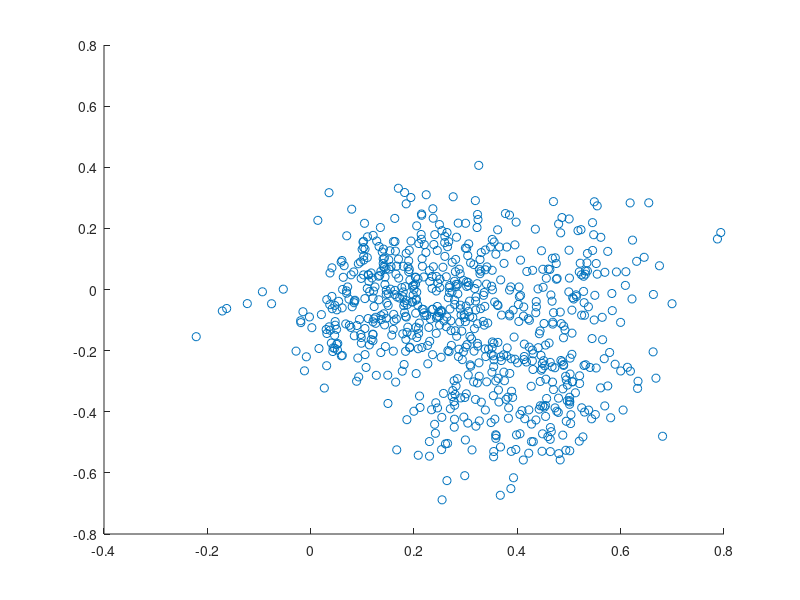

Recreate this plot in MATLAB.
%Simulate a Thomas cluster point process on a rectangle.
%Author: H. Paul Keeler, 2018.

%Simulation window parameters
xMin=-.5;xMax=.5;
yMin=-.5;yMax=.5;
xDelta=xMax-xMin;yDelta=yMax-yMin; %rectangle dimensions
areaTotal=xDelta*yDelta; %area of rectangle

%Parameters for the parent and daughter point processes 
lambdaParent=10;%density of parent Poisson point process
lambdaDautgher=100;%mean number of points in each cluster
sigma=0.1;%sigma for normal variables (ie random locations) of daughters

%Simulate Poisson point process for the parents
numbPointsParent=poissrnd(areaTotal*lambdaParent,1,1);%Poisson number of points
%x and y coordinates of Poisson points for the parent
xxParent=xMin+xDelta*rand(numbPointsParent,1);
yyParent=yMin+yDelta*rand(numbPointsParent,1);

%Simulate Poisson point process for the daughters (ie final poiint process)
numbPointsDaughter=poissrnd(lambdaDautgher,numbPointsParent,1); 
numbPoints=sum(numbPointsDaughter); %total number of points

%Generate the (relative) locations in Cartesian coordinates by 
%simulating independent normal variables
xx0=normrnd(0,sigma,numbPoints,1);
yy0=normrnd(0,sigma,numbPoints,1);

%replicate parent points (ie centres of disks/clusters) 
xx=repelem(xxParent,numbPointsDaughter);
yy=repelem(yyParent,numbPointsDaughter);
%translate points (ie parents points are the centres of cluster disks)
xx=xx(:)+xx0;
yy=yy(:)+yy0;

%Plotting
scatter(xx,yy);
shg;
